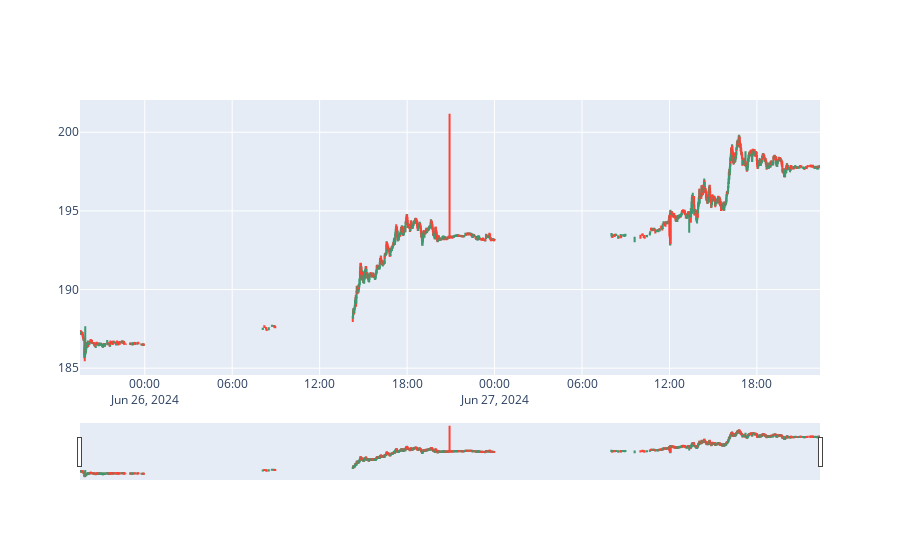
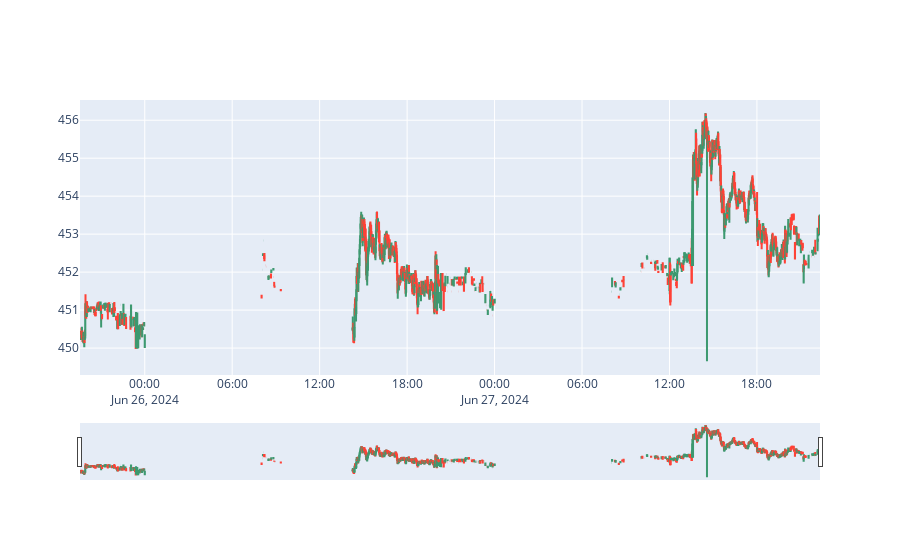
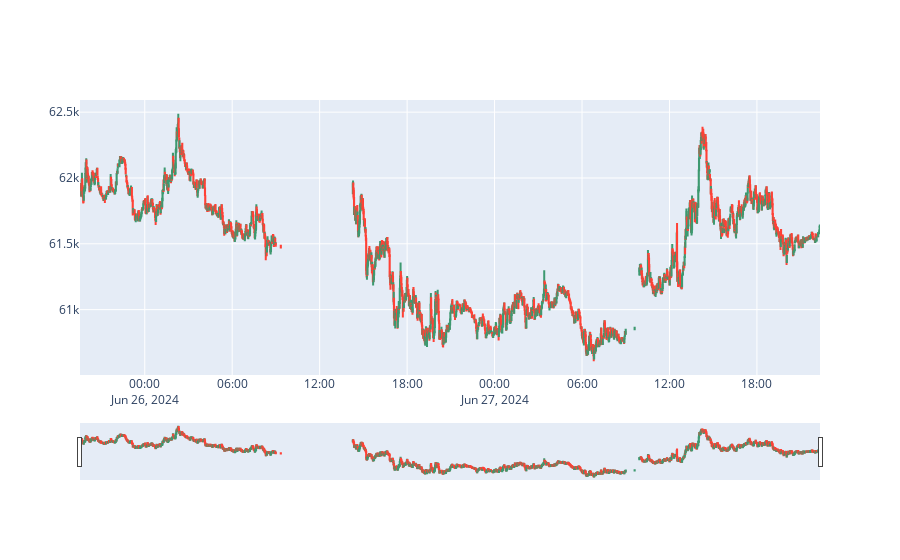
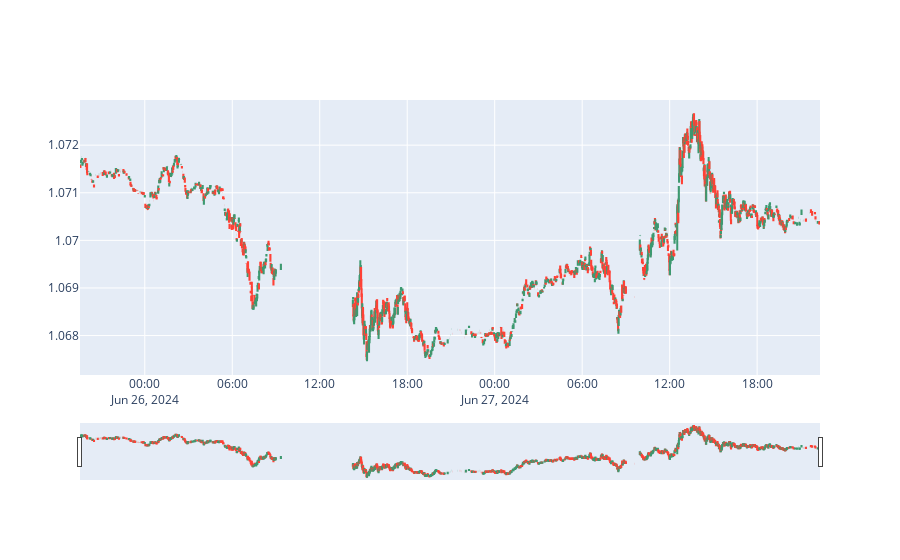

These figures' notebook cell, in order:
### Code cell
def candlestickPlot(df):
    df = df[df['NumTransactions'] != 0]
    df['Date'] = pd.to_datetime(df['Timestamp'], unit='ms')

    fig = go.Figure(data=[go.Candlestick(x=df['Date'],
                    open=df['Open'],
                    high=df['High'],
                    low=df['Low'],
                    close=df['Close'])])

    fig.show()


candlestickPlot(df_candlestick['amzn'])
candlestickPlot(df_candlestick['msft'])
candlestickPlot(df_candlestick['binance'])
candlestickPlot(df_candlestick['icm'])

### Figure 1 — Plotly figure (JSON) as saved in the notebook; plotly's stock layout.template omitted (floating-point values rounded to 4 significant figures; data arrays with more than 128 entries replaced by an {"elided": "..."} marker saying what was removed)
{"data": [{"close": {"elided": "1300 float values"}, "high": {"elided": "1300 float values"}, "low": {"elided": "1300 float values"}, "open": {"elided": "1300 float values"}, "type": "candlestick", "x": {"elided": "1300 str values"}}], "layout": {}}

### Figure 2 — Plotly figure (JSON) as saved in the notebook; plotly's stock layout.template omitted (floating-point values rounded to 4 significant figures; data arrays with more than 128 entries replaced by an {"elided": "..."} marker saying what was removed)
{"data": [{"close": {"elided": "1200 float values"}, "high": {"elided": "1200 float values"}, "low": {"elided": "1200 float values"}, "open": {"elided": "1200 float values"}, "type": "candlestick", "x": {"elided": "1200 str values"}}], "layout": {}}

### Figure 3 — Plotly figure (JSON) as saved in the notebook; plotly's stock layout.template omitted (floating-point values rounded to 4 significant figures; data arrays with more than 128 entries replaced by an {"elided": "..."} marker saying what was removed)
{"data": [{"close": {"elided": "2304 float values"}, "high": {"elided": "2304 float values"}, "low": {"elided": "2304 float values"}, "open": {"elided": "2304 float values"}, "type": "candlestick", "x": {"elided": "2304 str values"}}], "layout": {}}

### Figure 4 — Plotly figure (JSON) as saved in the notebook; plotly's stock layout.template omitted (floating-point values rounded to 4 significant figures; data arrays with more than 128 entries replaced by an {"elided": "..."} marker saying what was removed)
{"data": [{"close": {"elided": "1785 float values"}, "high": {"elided": "1785 float values"}, "low": {"elided": "1785 float values"}, "open": {"elided": "1785 float values"}, "type": "candlestick", "x": {"elided": "1785 str values"}}], "layout": {}}
